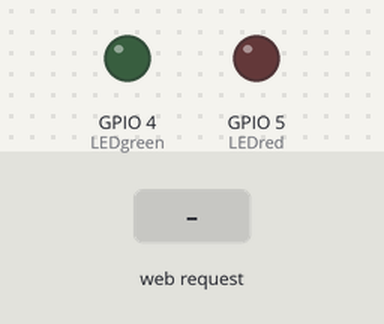
Bench run of a sketch on a simulated ESP8266 (NodeMCU). On the bench: output pins drawn as LEDs (lit = HIGH). The inputs (shaded band) are chosen by the test bench. WiFi joins after 1.5 s; servers stay silent unless stated; what the sketch prints to the serial monitor is not drawn.

Above: at 3.2 s.
3.3 s: HTTP request GET /onRed received
At 4.5 s:
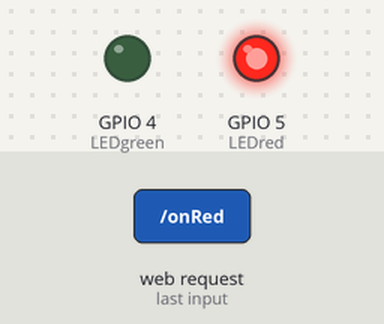
4.8 s: HTTP request GET /onGreen received
At 5.8 s:
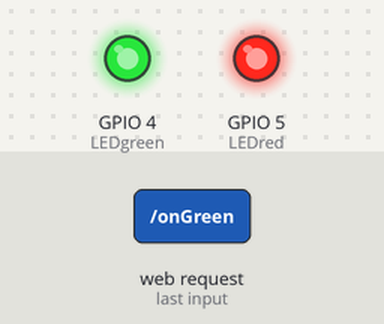
6.3 s: HTTP request GET /offRed received
At 6.9 s:
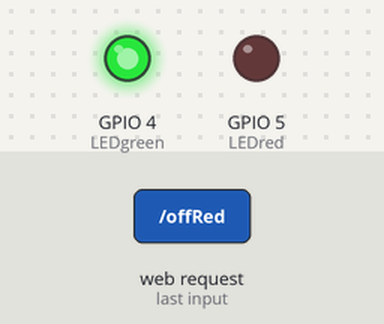
7.8 s: HTTP request GET /offGreen received
At 8.1 s:
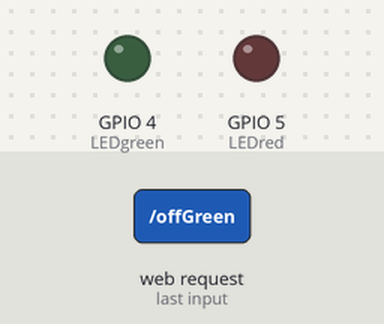
Timing chart, 0 to 10.3 s (numbered marks = the images above; inputs shaded):
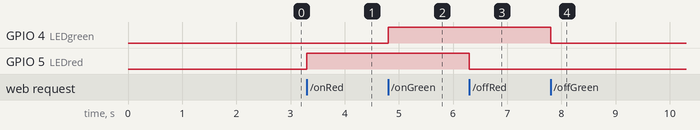

The sketch:

script_arduino.ino
```cpp
#include <ESP8266WiFi.h>
#include <WiFiClient.h>
#include <ESP8266WebServer.h>;
#include <DHT.h>;

#define DHTTYPE DHT11   //DHT11
#define dht_dpin 0 //d3

DHT dht(dht_dpin, DHTTYPE);

int LEDred = 5; //D1
int LEDgreen = 4; //D2

const char* ssid= "nitro";
const char* password= "F.130607";

ESP8266WebServer server(80);

float humidity, temp; //valores que o sensor DHt11 vai informar
String value = "";

unsigned long previousMillis = 0; //vai gravar a ultima leitura do sensor
const long interval = 2000; //intervalo

void setup() {
  Serial.begin(115200);

  dht.begin();

  pinMode(LEDred, OUTPUT);
  digitalWrite(LEDred, LOW);

  pinMode(LEDgreen, OUTPUT);
  digitalWrite(LEDgreen, LOW);

  WiFi.begin(ssid, password);

  while(WiFi.status() != WL_CONNECTED) {
    delay(500);
    Serial.print(".");
  }

  Serial.println("");
  Serial.print("NodeMCU conectado no IP: ");
  Serial.println(WiFi.localIP());
  Serial.print("Conexao efetuada com sucesso!");

  server.begin();
  Serial.println("Webserver inicializado");
  delay(500);
  Serial.println("Acesse pelo IP: ");
  Serial.println(WiFi.localIP());

  server.on("/onRed", []() {
    server.send(200, "Cabeçalho da requisição", "LED vermelha ligada");
     digitalWrite(LEDred, HIGH);
     delay(1000);
  });

  server.on("/offRed", []() {
    server.send(200, "Cabeçalho da requisição", "LED vermelha desligada");
     digitalWrite(LEDred, LOW);
     delay(1000);
  });

  server.on("/onGreen", []() {
    server.send(200, "Cabeçalho da requisição", "LED verde ligada");
     digitalWrite(LEDgreen, HIGH);
     delay(1000);
  });

 server.on("/offGreen", []() {
    server.send(200, "Cabeçalho da requisição", "LED verde desligada");
     digitalWrite(LEDgreen, LOW);
     delay(1000);
  });

  server.on("/dht11/umidity", []() {
     getData();
     value = String((int) humidity);

     server.send(200, "Cabeçalho da requisição", value);
  });

   server.on("/dht11/temperature", []() {
    getData();
    value = String((int) temp);

    server.send(200, "Cabeçalho da requisição", value);
  });
}

void loop() {
  server.handleClient();
}

void getData() {
  unsigned long currentMillis = millis();

  if (currentMillis - previousMillis >= interval) {
    previousMillis = currentMillis;
  }

  humidity = dht.readHumidity();
  temp = dht.readTemperature();


  if (isnan(humidity) || isnan(temp)) {
    Serial.println("Falha na leitura do sensor");
  }

  return;
}
```

Measured:
- after the input at 3.3 s, GPIO 5 (LEDred): LOW → HIGH at once
- after the input at 4.8 s, GPIO 4 (LEDgreen): LOW → HIGH at once
- after the input at 6.3 s, GPIO 5 (LEDred): HIGH → LOW at once
- after the input at 7.8 s, GPIO 4 (LEDgreen): HIGH → LOW at once
